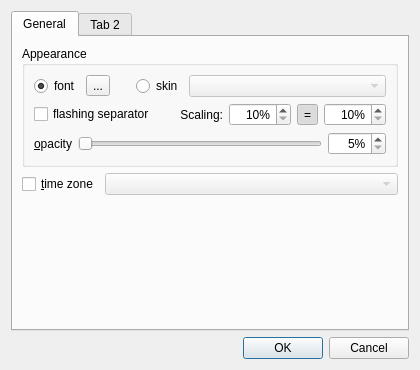
<?xml version="1.0" encoding="UTF-8"?>
<ui version="4.0">
 <class>SettingsDialog</class>
 <widget class="QDialog" name="SettingsDialog">
  <property name="geometry">
   <rect>
    <x>0</x>
    <y>0</y>
    <width>420</width>
    <height>370</height>
   </rect>
  </property>
  <property name="windowTitle">
   <string>Settings</string>
  </property>
  <layout class="QVBoxLayout" name="verticalLayout">
   <item>
    <widget class="QTabWidget" name="tabWidget">
     <property name="currentIndex">
      <number>0</number>
     </property>
     <widget class="QWidget" name="general_tab">
      <attribute name="title">
       <string>General</string>
      </attribute>
      <layout class="QVBoxLayout" name="verticalLayout_2">
       <item>
        <widget class="QGroupBox" name="appearance_group">
         <property name="title">
          <string>Appearance</string>
         </property>
         <layout class="QVBoxLayout" name="verticalLayout_4">
          <item>
           <layout class="QHBoxLayout" name="skin_layout">
            <item>
             <widget class="QRadioButton" name="font_rbtn">
              <property name="text">
               <string>font</string>
              </property>
              <property name="checked">
               <bool>true</bool>
              </property>
             </widget>
            </item>
            <item>
             <widget class="QToolButton" name="select_font_btn">
              <property name="text">
               <string notr="true">...</string>
              </property>
             </widget>
            </item>
            <item>
             <spacer name="skin_spacer">
              <property name="orientation">
               <enum>Qt::Horizontal</enum>
              </property>
              <property name="sizeType">
               <enum>QSizePolicy::Fixed</enum>
              </property>
              <property name="sizeHint" stdset="0">
               <size>
                <width>20</width>
                <height>20</height>
               </size>
              </property>
             </spacer>
            </item>
            <item>
             <widget class="QRadioButton" name="skin_rbtn">
              <property name="text">
               <string>skin</string>
              </property>
             </widget>
            </item>
            <item>
             <widget class="QComboBox" name="skin_cbox">
              <property name="enabled">
               <bool>false</bool>
              </property>
              <property name="sizePolicy">
               <sizepolicy hsizetype="MinimumExpanding" vsizetype="Fixed">
                <horstretch>0</horstretch>
                <verstretch>0</verstretch>
               </sizepolicy>
              </property>
             </widget>
            </item>
           </layout>
          </item>
          <item>
           <layout class="QHBoxLayout" name="horizontalLayout">
            <item>
             <widget class="QCheckBox" name="is_separator_flashes">
              <property name="text">
               <string>flashing separator</string>
              </property>
             </widget>
            </item>
            <item>
             <widget class="QLabel" name="scaling_label">
              <property name="text">
               <string>Scaling:</string>
              </property>
              <property name="alignment">
               <set>Qt::AlignRight|Qt::AlignTrailing|Qt::AlignVCenter</set>
              </property>
             </widget>
            </item>
            <item>
             <widget class="QSpinBox" name="scaling_x_edit">
              <property name="toolTip">
               <string>horizontal scaling</string>
              </property>
              <property name="alignment">
               <set>Qt::AlignRight|Qt::AlignTrailing|Qt::AlignVCenter</set>
              </property>
              <property name="suffix">
               <string notr="true">%</string>
              </property>
              <property name="minimum">
               <number>10</number>
              </property>
              <property name="maximum">
               <number>800</number>
              </property>
             </widget>
            </item>
            <item>
             <widget class="QToolButton" name="scaling_same_btn">
              <property name="toolTip">
               <string>same scaling</string>
              </property>
              <property name="text">
               <string notr="true">=</string>
              </property>
              <property name="checkable">
               <bool>true</bool>
              </property>
              <property name="checked">
               <bool>true</bool>
              </property>
              <property name="autoRaise">
               <bool>true</bool>
              </property>
             </widget>
            </item>
            <item>
             <widget class="QSpinBox" name="scaling_y_edit">
              <property name="toolTip">
               <string>vertical scaling</string>
              </property>
              <property name="alignment">
               <set>Qt::AlignRight|Qt::AlignTrailing|Qt::AlignVCenter</set>
              </property>
              <property name="suffix">
               <string notr="true">%</string>
              </property>
              <property name="minimum">
               <number>10</number>
              </property>
              <property name="maximum">
               <number>800</number>
              </property>
             </widget>
            </item>
           </layout>
          </item>
          <item>
           <layout class="QHBoxLayout" name="opacity_layout">
            <item>
             <widget class="QLabel" name="opacity_label">
              <property name="text">
               <string>&amp;opacity</string>
              </property>
              <property name="buddy">
               <cstring>opacity_slider</cstring>
              </property>
             </widget>
            </item>
            <item>
             <widget class="QSlider" name="opacity_slider">
              <property name="minimum">
               <number>5</number>
              </property>
              <property name="maximum">
               <number>100</number>
              </property>
              <property name="orientation">
               <enum>Qt::Horizontal</enum>
              </property>
             </widget>
            </item>
            <item>
             <widget class="QSpinBox" name="opacity_edit">
              <property name="alignment">
               <set>Qt::AlignRight|Qt::AlignTrailing|Qt::AlignVCenter</set>
              </property>
              <property name="suffix">
               <string notr="true">%</string>
              </property>
              <property name="minimum">
               <number>5</number>
              </property>
              <property name="maximum">
               <number>100</number>
              </property>
             </widget>
            </item>
           </layout>
          </item>
         </layout>
        </widget>
       </item>
       <item>
        <layout class="QHBoxLayout" name="time_zone_layout">
         <item>
          <widget class="QCheckBox" name="use_time_zone">
           <property name="text">
            <string>&amp;time zone</string>
           </property>
          </widget>
         </item>
         <item>
          <widget class="QComboBox" name="time_zone_edit">
           <property name="enabled">
            <bool>false</bool>
           </property>
           <property name="sizePolicy">
            <sizepolicy hsizetype="MinimumExpanding" vsizetype="Fixed">
             <horstretch>0</horstretch>
             <verstretch>0</verstretch>
            </sizepolicy>
           </property>
          </widget>
         </item>
        </layout>
       </item>
       <item>
        <spacer name="verticalSpacer">
         <property name="orientation">
          <enum>Qt::Vertical</enum>
         </property>
         <property name="sizeHint" stdset="0">
          <size>
           <width>20</width>
           <height>40</height>
          </size>
         </property>
        </spacer>
       </item>
      </layout>
     </widget>
     <widget class="QWidget" name="tab_2">
      <attribute name="title">
       <string>Tab 2</string>
      </attribute>
     </widget>
    </widget>
   </item>
   <item>
    <widget class="QDialogButtonBox" name="buttonBox">
     <property name="orientation">
      <enum>Qt::Horizontal</enum>
     </property>
     <property name="standardButtons">
      <set>QDialogButtonBox::Cancel|QDialogButtonBox::Ok</set>
     </property>
    </widget>
   </item>
  </layout>
 </widget>
 <resources/>
 <connections>
  <connection>
   <sender>buttonBox</sender>
   <signal>accepted()</signal>
   <receiver>SettingsDialog</receiver>
   <slot>accept()</slot>
   <hints>
    <hint type="sourcelabel">
     <x>266</x>
     <y>360</y>
    </hint>
    <hint type="destinationlabel">
     <x>157</x>
     <y>274</y>
    </hint>
   </hints>
  </connection>
  <connection>
   <sender>buttonBox</sender>
   <signal>rejected()</signal>
   <receiver>SettingsDialog</receiver>
   <slot>reject()</slot>
   <hints>
    <hint type="sourcelabel">
     <x>334</x>
     <y>360</y>
    </hint>
    <hint type="destinationlabel">
     <x>286</x>
     <y>274</y>
    </hint>
   </hints>
  </connection>
  <connection>
   <sender>font_rbtn</sender>
   <signal>toggled(bool)</signal>
   <receiver>select_font_btn</receiver>
   <slot>setEnabled(bool)</slot>
   <hints>
    <hint type="sourcelabel">
     <x>75</x>
     <y>85</y>
    </hint>
    <hint type="destinationlabel">
     <x>100</x>
     <y>87</y>
    </hint>
   </hints>
  </connection>
  <connection>
   <sender>skin_rbtn</sender>
   <signal>toggled(bool)</signal>
   <receiver>skin_cbox</receiver>
   <slot>setEnabled(bool)</slot>
   <hints>
    <hint type="sourcelabel">
     <x>189</x>
     <y>84</y>
    </hint>
    <hint type="destinationlabel">
     <x>222</x>
     <y>87</y>
    </hint>
   </hints>
  </connection>
  <connection>
   <sender>use_time_zone</sender>
   <signal>toggled(bool)</signal>
   <receiver>time_zone_edit</receiver>
   <slot>setEnabled(bool)</slot>
   <hints>
    <hint type="sourcelabel">
     <x>105</x>
     <y>311</y>
    </hint>
    <hint type="destinationlabel">
     <x>348</x>
     <y>312</y>
    </hint>
   </hints>
  </connection>
  <connection>
   <sender>opacity_slider</sender>
   <signal>valueChanged(int)</signal>
   <receiver>opacity_edit</receiver>
   <slot>setValue(int)</slot>
   <hints>
    <hint type="sourcelabel">
     <x>310</x>
     <y>146</y>
    </hint>
    <hint type="destinationlabel">
     <x>337</x>
     <y>146</y>
    </hint>
   </hints>
  </connection>
  <connection>
   <sender>opacity_edit</sender>
   <signal>valueChanged(int)</signal>
   <receiver>opacity_slider</receiver>
   <slot>setValue(int)</slot>
   <hints>
    <hint type="sourcelabel">
     <x>340</x>
     <y>158</y>
    </hint>
    <hint type="destinationlabel">
     <x>308</x>
     <y>157</y>
    </hint>
   </hints>
  </connection>
 </connections>
</ui>
